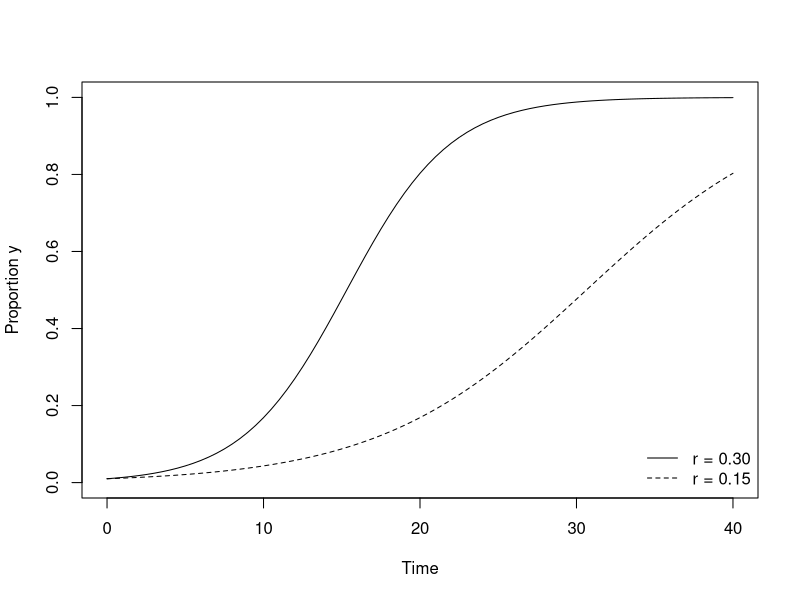

Recreate this plot in R.
## ---- chunk 1
#| label: fig-logistic
#| fig-cap: "Logistic curves for two rates (hypothetical values, y0 = 0.01)."
#| fig-width: 6
#| fig-height: 3.6
logistic <- function(t, r, y0 = 0.01) 1 / (1 + (1 / y0 - 1) * exp(-r * t))
t <- seq(0, 40, by = 0.5)
plot(t, logistic(t, r = 0.3), type = "l", lty = 1, ylim = c(0, 1),
     xlab = "Time", ylab = "Proportion y", family = "sans")
lines(t, logistic(t, r = 0.15), lty = 2)
legend("bottomright", legend = c("r = 0.30", "r = 0.15"), lty = 1:2, bty = "n")
